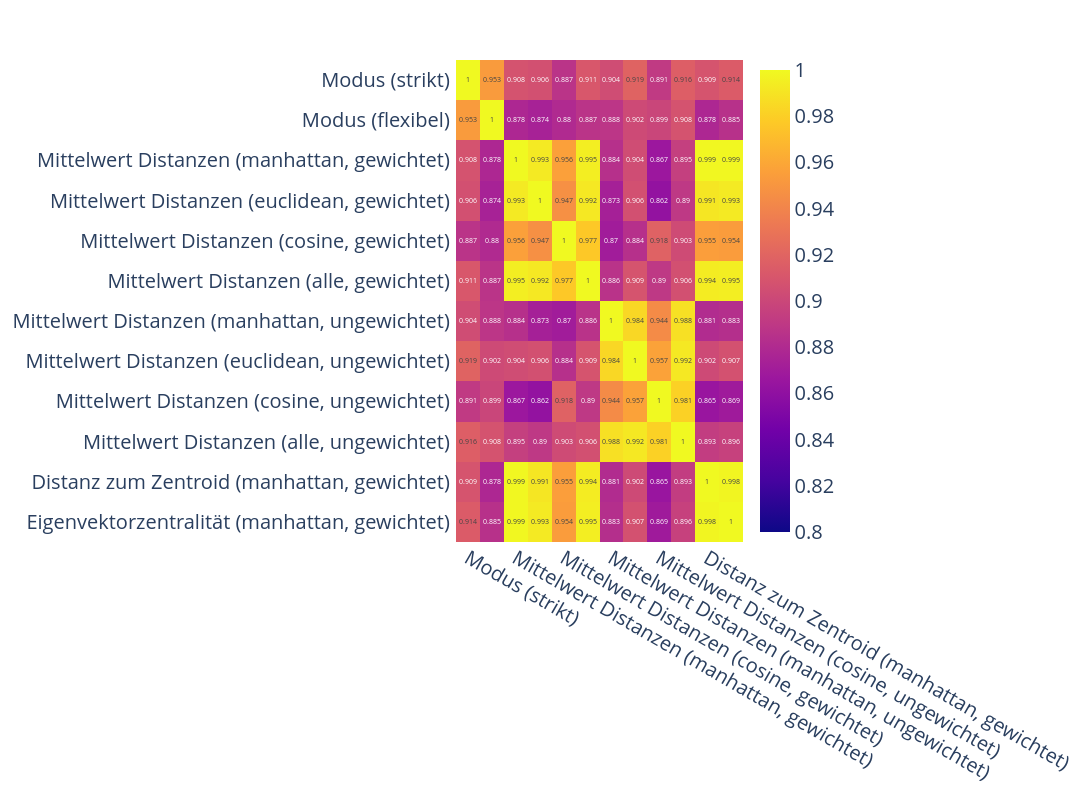

The notebook cell saved with this chart:
### Code cell
meta_plot = round(meta_all[[
    'mode_score_strikt', 'mode_score_flexibel', 

    'dist_mean_manhattan', 'dist_mean_euclidean', 'dist_mean_cosine', 'dist_mean_alldistances',
    'dist_mean_manhattan_unweighted', 'dist_mean_euclidean_unweighted', 'dist_mean_cosine_unweighted', 
    'dist_mean_alldistances_unweighted',
    
    'dist_centroid_manhattan', 
    'eigenvector_centrality'
]].corr(), 3).abs()

category_dic = {
    'mode_score_strikt' : 'Modus (strikt) ',
    'mode_score_flexibel' : 'Modus (flexibel) ',
    'dist_mean_manhattan' : 'Mittelwert Distanzen (manhattan, gewichtet) ',
    'dist_mean_euclidean' : 'Mittelwert Distanzen (euclidean, gewichtet) ',
    'dist_mean_cosine' : 'Mittelwert Distanzen (cosine, gewichtet) ',
    'dist_mean_alldistances' : 'Mittelwert Distanzen (alle, gewichtet) ',
    'dist_mean_manhattan_unweighted' : 'Mittelwert Distanzen (manhattan, ungewichtet) ',
    'dist_mean_euclidean_unweighted' : 'Mittelwert Distanzen (euclidean, ungewichtet) ',
    'dist_mean_cosine_unweighted' : 'Mittelwert Distanzen (cosine, ungewichtet) ',
    'dist_mean_alldistances_unweighted' : 'Mittelwert Distanzen (alle, ungewichtet) ',
    'dist_centroid_manhattan' : 'Distanz zum Zentroid (manhattan, gewichtet) ',
    'eigenvector_centrality' : 'Eigenvektorzentralität (manhattan, gewichtet) ',
}

meta_plot = meta_plot.rename(columns=category_dic, index=category_dic)

fig = px.imshow(
    meta_plot, 
    text_auto=True, 
    aspect = "auto",
    zmin=0.8,
)
fig.update_layout(
    width = 1600, height = 800,
    xaxis=dict(tickfont=dict(size=20), titlefont=dict(size=20)),
    yaxis=dict(tickfont=dict(size=20), titlefont=dict(size=20)),
    font=dict(size=20),
    # showlegend = False
)
fig.write_image(f"plots/6.2 Korrelation verschiedener Verfahrensvarianten zur Messung von Zentralität.pdf")
fig.show()

### Figure 1 — Plotly figure (JSON) as saved in the notebook; plotly's stock layout.template omitted (floating-point values rounded to 4 significant figures; data arrays with more than 128 entries replaced by an {"elided": "..."} marker saying what was removed)
{"data": [{"coloraxis": "coloraxis", "hovertemplate": "x: %{x}<br>y: %{y}<br>color: %{z}<extra></extra>", "name": "0", "texttemplate": "%{z}", "type": "heatmap", "x": ["Modus (strikt) ", "Modus (flexibel) ", "Mittelwert Distanzen (manhattan, gewichtet) ", "Mittelwert Distanzen (euclidean, gewichtet) ", "Mittelwert Distanzen (cosine, gewichtet) ", "Mittelwert Distanzen (alle, gewichtet) ", "Mittelwert Distanzen (manhattan, ungewichtet) ", "Mittelwert Distanzen (euclidean, ungewichtet) ", "Mittelwert Distanzen (cosine, ungewichtet) ", "Mittelwert Distanzen (alle, ungewichtet) ", "Distanz zum Zentroid (manhattan, gewichtet) ", "Eigenvektorzentralität (manhattan, gewichtet) "], "xaxis": "x", "y": ["Modus (strikt) ", "Modus (flexibel) ", "Mittelwert Distanzen (manhattan, gewichtet) ", "Mittelwert Distanzen (euclidean, gewichtet) ", "Mittelwert Distanzen (cosine, gewichtet) ", "Mittelwert Distanzen (alle, gewichtet) ", "Mittelwert Distanzen (manhattan, ungewichtet) ", "Mittelwert Distanzen (euclidean, ungewichtet) ", "Mittelwert Distanzen (cosine, ungewichtet) ", "Mittelwert Distanzen (alle, ungewichtet) ", "Distanz zum Zentroid (manhattan, gewichtet) ", "Eigenvektorzentralität (manhattan, gewichtet) "], "yaxis": "y", "z": {"elided": "12x12 float values"}}], "layout": {"coloraxis": {"cmax": 1, "cmin": 0.8, "colorscale": [[0, "#0d0887"], [0.1111, "#46039f"], [0.2222, "#7201a8"], [0.3333, "#9c179e"], [0.4444, "#bd3786"], [0.5556, "#d8576b"], [0.6667, "#ed7953"], [0.7778, "#fb9f3a"], [0.8889, "#fdca26"], [1, "#f0f921"]]}, "font": {"size": 20}, "height": 800, "margin": {"t": 60}, "width": 1600, "xaxis": {"anchor": "y", "domain": [0, 1], "tickfont": {"size": 20}, "title": {"font": {"size": 20}}}, "yaxis": {"anchor": "x", "autorange": "reversed", "domain": [0, 1], "tickfont": {"size": 20}, "title": {"font": {"size": 20}}}}}
